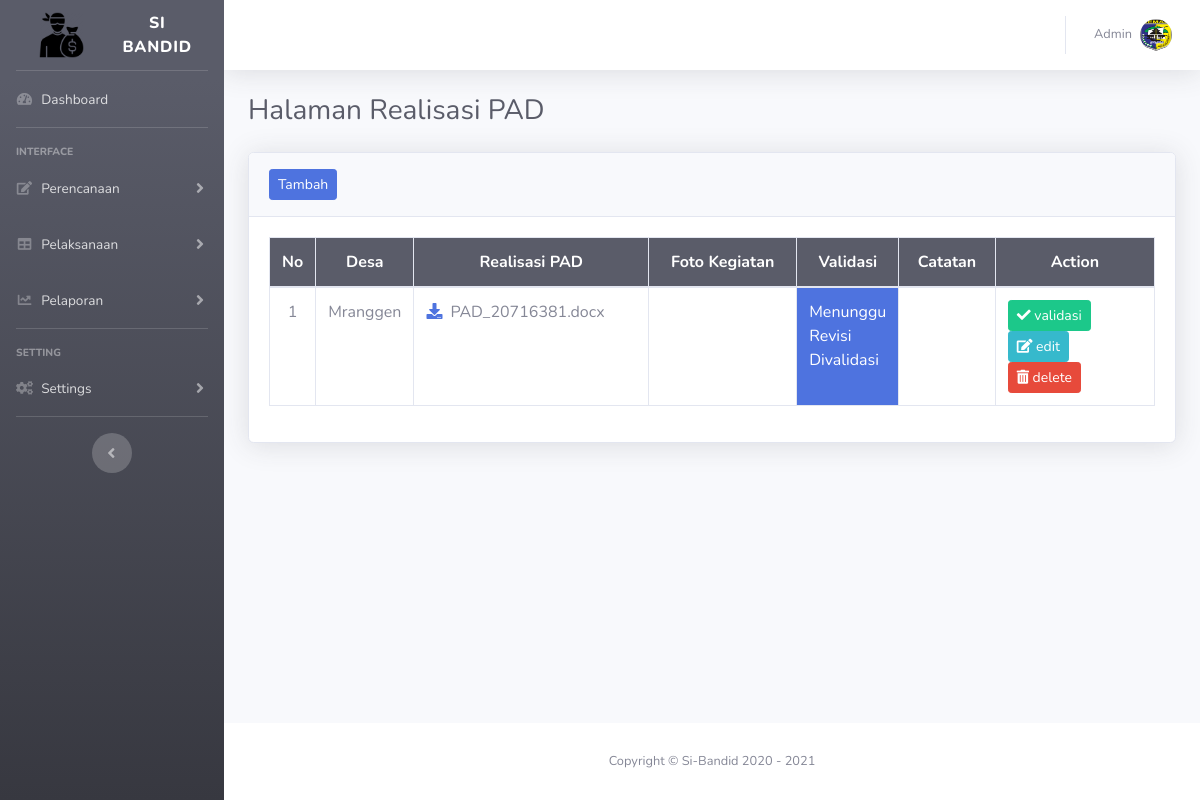
Page /index.php?page=p_pad (signed in) on the earlier database version.
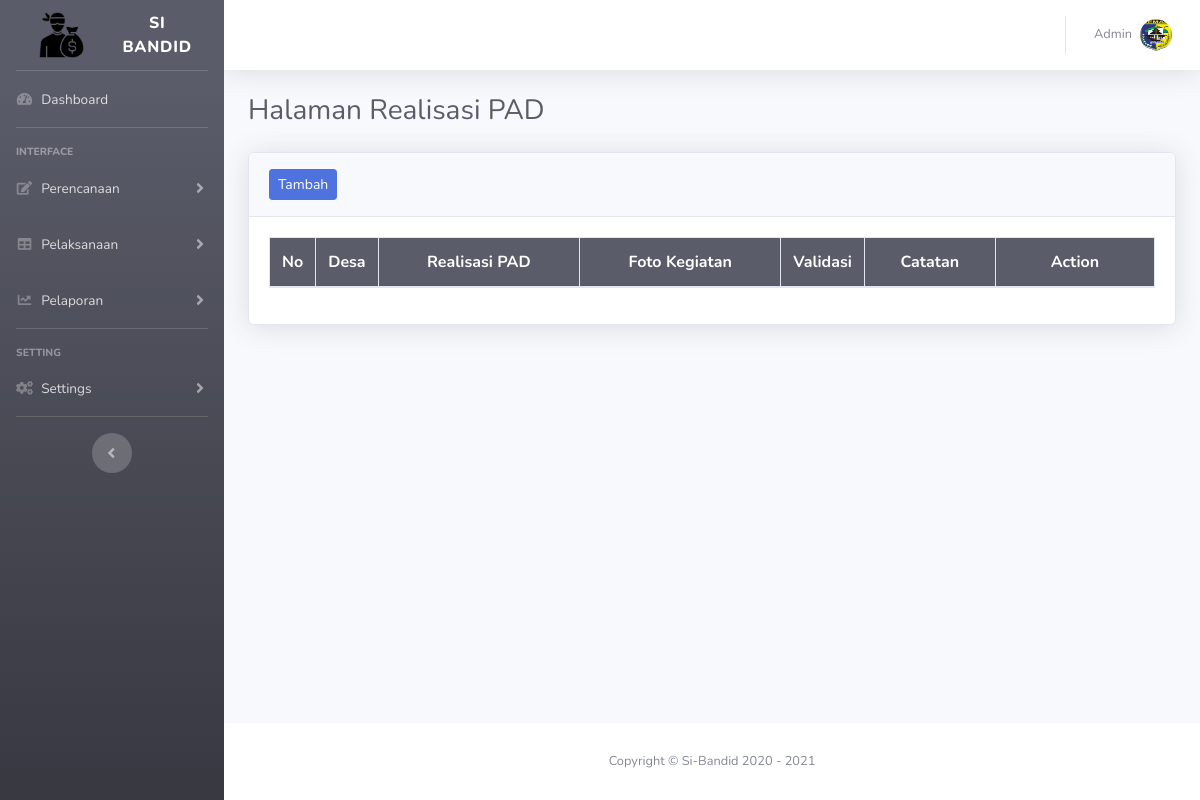
Same page on the later database version.
### tables this page shows
CREATE TABLE `tb_realisasi_pad` (
  `id_realisasi_pad` int(11) NOT NULL,
  `realisasi_pad` varchar(100) NOT NULL,
  `foto_pad_1` varchar(100) NOT NULL,
  `foto_pad_2` varchar(100) NOT NULL,
  `foto_pad_3` varchar(100) NOT NULL,
  `foto_pad_4` varchar(100) NOT NULL,
  `id_user` int(11) NOT NULL,
  `tahun` year(4) NOT NULL,
  `validasi` varchar(50) NOT NULL,
  `catatan` text NOT NULL
);

CREATE TABLE `tb_user` (
  `id_user` int(11) NOT NULL,
  `username` varchar(50) NOT NULL,
  `password` varchar(255) NOT NULL,
  `nama_user` varchar(50) NOT NULL,
  `level` enum('admin','user') NOT NULL
);

### page/pelaksanaan/pad/p_pad.php (the view, shortened to what this page needs)
<h1 class="h3 mb-4 text-gray-800">Halaman Realisasi PAD</h1>
<div class="card shadow mb-4">
  <div class="card-header py-3">
    <a href="#" class="btn btn-sm btn-primary" data-toggle="modal" data-target="#add_p_padModal">Tambah</a>
  </div>
  <div class="card-body">
    <div class="table-responsive">
      <table class="table table-bordered" id="dataTable" width="100%" cellspacing="0">
        <thead class="bg-dark text-white">
          <tr>
            <th width="3%" class="text-center align-middle">No</th>
            <th width="5%" class="text-center  align-middle">Desa</th>
            <th class="text-center  align-middle">Realisasi PAD</th>
            <th class="text-center  align-middle">Foto Kegiatan</th>
            <th width="5%" class="text-center  align-middle">Validasi</th>
            <th class="text-center  align-middle">Catatan</th>
            <th width="18%" class="text-center  align-middle">Action</th>
          </tr>
        </thead>
        <tbody>
          <?php
          include "asset/inc/config.php";
          $tahun = $_SESSION['tahun'];
          if ($_SESSION['level']=="admin") {
             $query = "SELECT * FROM tb_realisasi_pad
                      INNER JOIN tb_user ON tb_realisasi_pad.id_user = tb_user.id_user AND tahun='$tahun' ORDER BY id_realisasi_pad DESC";
            $result = mysqli_query($koneksi, $query);
          }
            $no = 1;
            while($data = mysqli_fetch_assoc($result))
            {
            ?>
          <tr>
            <td class="text-center"><?php echo "$no"; ?></td>
            <td><?php echo $data['nama_user']; ?></td>
            <td>
              <a href="page/pelaksanaan/pad/file/pad/<?php echo $data['realisasi_pad']; ?>">
              <i class="fas fa-download" id="downloadpad">&nbsp;&nbsp;</i></a><?php echo $data['realisasi_pad']; ?>
            </td>
            <td>
               <br>
            </td>
            <?php
              $validasi = $data['validasi'];
              $jumlah_karakter    =strlen($validasi);
              if ($jumlah_karakter == 6) {
              $color = "class='bg-danger text-white';";
              }
              elseif ($jumlah_karakter == 8){
              $color = "class='bg-success text-white';";
              }
              elseif ($jumlah_karakter == 17){
              $color = "class='bg-info text-white';";
              }
              elseif ($jumlah_karakter ){
              $color = "class='bg-primary text-white';";
              }
              ?>
            <td <?= $color ?> ><?php echo $validasi; ?></td>
            <td><?php echo $data['catatan']; ?></td>
            <td>
              <?php
                if ($_SESSION['level']=="admin") {
                 echo ''?> <a href="#" class="btn btn-sm btn-success validasi" data-toggle="modal" data-target="#p_padModal"
                      data-idrealisasi_pad="<?php echo $data["id_realisasi_pad"];?>"
                      data-valid="<?php echo $data["validasi"];?>"
                      data-catat="<?php echo $data["catatan"];?>"
                      ><i class="fas fa-check"></i> validasi</a>
                <?php  ;
                }else{
                 echo '';
                }
               ?>
              <a href="#" class="btn btn-sm btn-info edit" data-toggle="modal" data-target="#edit_p_padModal"
              data-id_realisasi_pad="<?php echo $data['id_realisasi_pad'];?>"
              data-fotopad1="<?php echo $data['foto_pad_1'];?>"
              data-fotopad2="<?php echo $data['foto_pad_2'];?>"
              data-fotopad3="<?php echo $data['foto_pad_3'];?>"
              data-fotopad4="<?php echo $data['foto_pad_4'];?>"
              ><i class="fas fa-edit"></i> edit</a>
              <a href="page/pelaksanaan/pad/hapus.php?id_realisasi_pad=<?php echo $data['id_realisasi_pad'];?>" onclick="return confirm('Yakin Hapus?')" class="btn btn-sm btn-danger"><i class="fas fa-trash-alt"></i> delete</a>
            </td>
          </tr>
          <?php
          $no++;
          }
          ?>
        </tbody>
      </table>
    </div>
  </div>
</div>

Differences in the rows shown:
removed tb_realisasi_pad: id_user.nama_user "Mranggen", realisasi_pad "PAD_20716381.docx", validasi "Menunggu Revisi Divalidasi"
